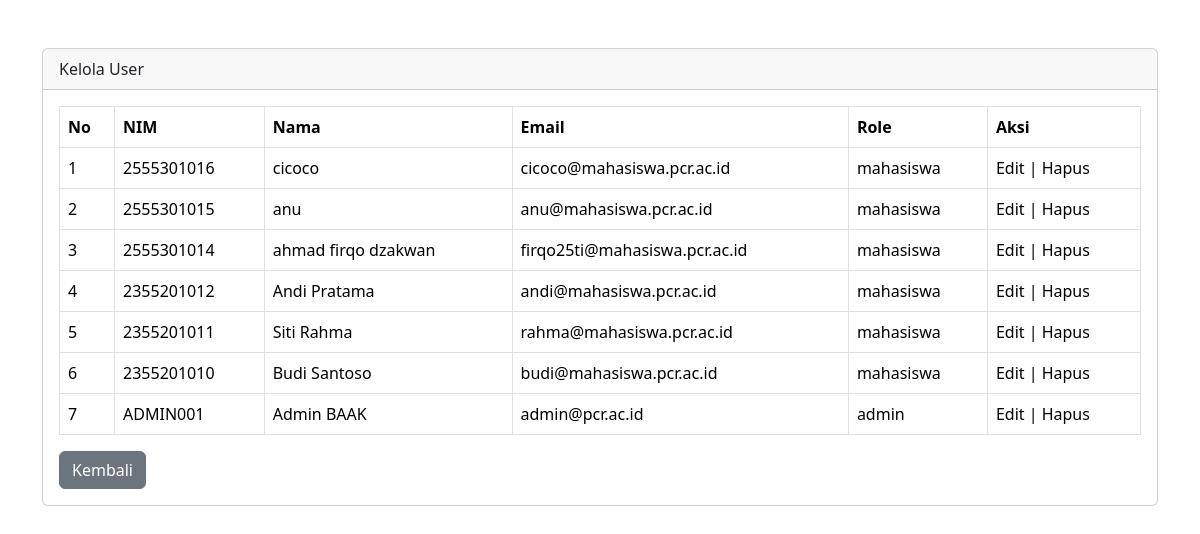
Page /index.php?aksi=admin_user (signed in) on the committed database.
### tables this page shows
CREATE TABLE `users` (
  `id_user` int(11) NOT NULL,
  `nim` varchar(20) NOT NULL,
  `nama_lengkap` varchar(100) NOT NULL,
  `email` varchar(100) NOT NULL,
  `password` varchar(255) NOT NULL,
  `role` enum('mahasiswa','admin') NOT NULL DEFAULT 'mahasiswa',
  `created_at` timestamp NOT NULL DEFAULT current_timestamp()
);

### app/controllers/AdminController.php (called while the page is built, shortened)
<?php
require_once __DIR__ . "/../../config/koneksi.php";
require_once __DIR__ . "/../models/UserModel.php";
class AdminController
{
    private $userModel;
    public function __construct($conn)
    {
        $this->userModel = new UserModel($conn);
    }
    public function user()
    {
        $user = $this->userModel->getAll();
        require __DIR__ . "/../views/admin/user.php";
    }
}

### app/models/UserModel.php (called while the page is built, shortened)
<?php
class UserModel
{
    private $conn;
    public function __construct($conn)
    {
        $this->conn = $conn;
    }
    public function getAll()
    {
        $query = "SELECT * FROM users
                ORDER BY id_user DESC";
        return mysqli_query(
            $this->conn,
            $query
        );
    }
}

### app/views/admin/user.php (the view, shortened to what this page needs)
<!DOCTYPE html>
<html>
<head>
    <link href="https://cdn.jsdelivr.net/npm/bootstrap@5.3.3/dist/css/bootstrap.min.css" rel="stylesheet">
</head>
<body>
<div class="container mt-5">
    <div class="card">
        <div class="card-header">
            Kelola User
        </div>
        <div class="card-body">
            <table class="table table-bordered">
                <thead>
                    <tr>
                        <th>No</th>
                        <th>NIM</th>
                        <th>Nama</th>
                        <th>Email</th>
                        <th>Role</th>
                        <th>Aksi</th>
                    </tr>
                </thead>
                <tbody>
                <?php
                $no = 1;
                while($row = mysqli_fetch_assoc($user)){
                ?>
                    <tr>
                        <td><?= $no++; ?></td>
                        <td><?= $row['nim']; ?></td>
                        <td><?= $row['nama_lengkap']; ?></td>
                        <td><?= $row['email']; ?></td>
                        <td><?= $row['role']; ?></td>
                        <td>
                            Edit |
                            Hapus
                        </td>
                    </tr>
                <?php } ?>
                </tbody>
            </table>
            <a href="index.php?aksi=admin" class="btn btn-secondary">
                Kembali
            </a>
        </div>
    </div>
</div>
</body>
</html>

### rows in the picture
users: nim "2555301016", nama_lengkap "cicoco", email "cicoco@mahasiswa.pcr.ac.id", role "mahasiswa"
users: nim "2555301015", nama_lengkap "anu", email "anu@mahasiswa.pcr.ac.id", role "mahasiswa"
users: nim "2555301014", nama_lengkap "ahmad firqo dzakwan", email "firqo25ti@mahasiswa.pcr.ac.id", role "mahasiswa"
users: nim "2355201012", nama_lengkap "Andi Pratama", email "andi@mahasiswa.pcr.ac.id", role "mahasiswa"
users: nim "2355201011", nama_lengkap "Siti Rahma", email "rahma@mahasiswa.pcr.ac.id", role "mahasiswa"
users: nim "2355201010", nama_lengkap "Budi Santoso", email "budi@mahasiswa.pcr.ac.id", role "mahasiswa"
users: nim "ADMIN001", nama_lengkap "Admin BAAK", email "admin@pcr.ac.id", role "admin"
